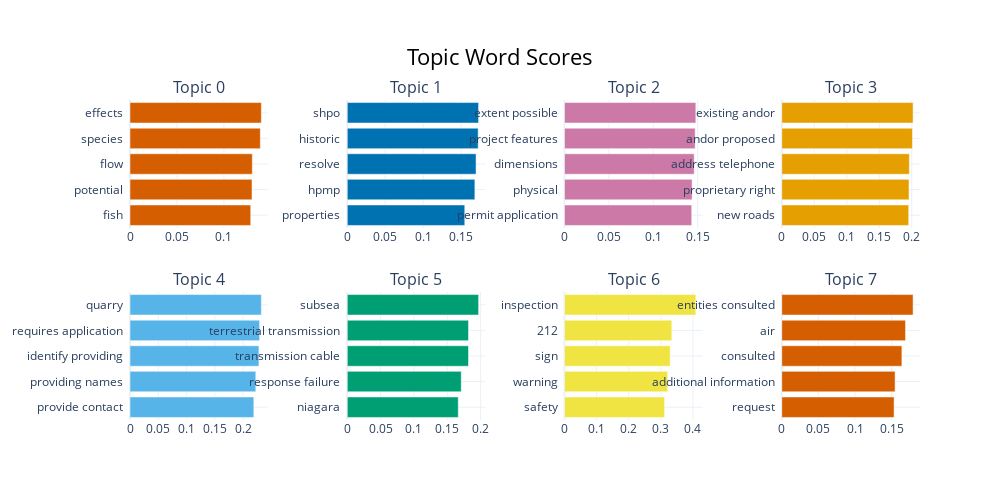

Notebook source saved alongside this figure:
### Code cell
topic_model.visualize_barchart()

### Figure 1 — Plotly figure (JSON) as saved in the notebook; plotly's stock layout.template omitted (floating-point values rounded to 4 significant figures)
{"data": [{"marker": {"color": "#D55E00"}, "orientation": "h", "type": "bar", "x": [0.1285, 0.1299, 0.1303, 0.1388, 0.1398], "xaxis": "x", "y": ["fish  ", "potential  ", "flow  ", "species  ", "effects  "], "yaxis": "y"}, {"marker": {"color": "#0072B2"}, "orientation": "h", "type": "bar", "x": [0.1547, 0.168, 0.1695, 0.1723, 0.1729], "xaxis": "x2", "y": ["properties  ", "hpmp  ", "resolve  ", "historic  ", "shpo  "], "yaxis": "y2"}, {"marker": {"color": "#CC79A7"}, "orientation": "h", "type": "bar", "x": [0.1433, 0.1438, 0.1461, 0.1472, 0.1479], "xaxis": "x3", "y": ["permit application  ", "physical  ", "dimensions  ", "project features  ", "extent possible  "], "yaxis": "y3"}, {"marker": {"color": "#E69F00"}, "orientation": "h", "type": "bar", "x": [0.1953, 0.1957, 0.1962, 0.2011, 0.202], "xaxis": "x4", "y": ["new roads  ", "proprietary right  ", "address telephone  ", "andor proposed  ", "existing andor  "], "yaxis": "y4"}, {"marker": {"color": "#56B4E9"}, "orientation": "h", "type": "bar", "x": [0.2187, 0.2222, 0.2277, 0.2289, 0.232], "xaxis": "x5", "y": ["provide contact  ", "providing names  ", "identify providing  ", "requires application  ", "quarry  "], "yaxis": "y5"}, {"marker": {"color": "#009E73"}, "orientation": "h", "type": "bar", "x": [0.1665, 0.171, 0.1819, 0.1819, 0.197], "xaxis": "x6", "y": ["niagara  ", "response failure  ", "transmission cable  ", "terrestrial transmission  ", "subsea  "], "yaxis": "y6"}, {"marker": {"color": "#F0E442"}, "orientation": "h", "type": "bar", "x": [0.3116, 0.3212, 0.3291, 0.3341, 0.4089], "xaxis": "x7", "y": ["safety  ", "warning  ", "sign  ", "212  ", "inspection  "], "yaxis": "y7"}, {"marker": {"color": "#D55E00"}, "orientation": "h", "type": "bar", "x": [0.1533, 0.1547, 0.164, 0.1689, 0.1792], "xaxis": "x8", "y": ["request  ", "additional information  ", "consulted  ", "air  ", "entities consulted  "], "yaxis": "y8"}], "layout": {"annotations": [{"font": {"size": 16}, "showarrow": false, "text": "Topic 0", "x": 0.0875, "xanchor": "center", "xref": "paper", "y": 1, "yanchor": "bottom", "yref": "paper"}, {"font": {"size": 16}, "showarrow": false, "text": "Topic 1", "x": 0.3625, "xanchor": "center", "xref": "paper", "y": 1, "yanchor": "bottom", "yref": "paper"}, {"font": {"size": 16}, "showarrow": false, "text": "Topic 2", "x": 0.6375, "xanchor": "center", "xref": "paper", "y": 1, "yanchor": "bottom", "yref": "paper"}, {"font": {"size": 16}, "showarrow": false, "text": "Topic 3", "x": 0.9125, "xanchor": "center", "xref": "paper", "y": 1, "yanchor": "bottom", "yref": "paper"}, {"font": {"size": 16}, "showarrow": false, "text": "Topic 4", "x": 0.0875, "xanchor": "center", "xref": "paper", "y": 0.4, "yanchor": "bottom", "yref": "paper"}, {"font": {"size": 16}, "showarrow": false, "text": "Topic 5", "x": 0.3625, "xanchor": "center", "xref": "paper", "y": 0.4, "yanchor": "bottom", "yref": "paper"}, {"font": {"size": 16}, "showarrow": false, "text": "Topic 6", "x": 0.6375, "xanchor": "center", "xref": "paper", "y": 0.4, "yanchor": "bottom", "yref": "paper"}, {"font": {"size": 16}, "showarrow": false, "text": "Topic 7", "x": 0.9125, "xanchor": "center", "xref": "paper", "y": 0.4, "yanchor": "bottom", "yref": "paper"}], "height": 500, "hoverlabel": {"bgcolor": "white", "font": {"family": "Rockwell", "size": 16}}, "showlegend": false, "title": {"font": {"color": "Black", "size": 22}, "text": "Topic Word Scores", "x": 0.5, "xanchor": "center", "yanchor": "top"}, "width": 1000, "xaxis": {"anchor": "y", "domain": [0, 0.175], "showgrid": true}, "xaxis2": {"anchor": "y2", "domain": [0.275, 0.45], "showgrid": true}, "xaxis3": {"anchor": "y3", "domain": [0.55, 0.725], "showgrid": true}, "xaxis4": {"anchor": "y4", "domain": [0.825, 1], "showgrid": true}, "xaxis5": {"anchor": "y5", "domain": [0, 0.175], "showgrid": true}, "xaxis6": {"anchor": "y6", "domain": [0.275, 0.45], "showgrid": true}, "xaxis7": {"anchor": "y7", "domain": [0.55, 0.725], "showgrid": true}, "xaxis8": {"anchor": "y8", "domain": [0.825, 1], "showgrid": true}, "yaxis": {"anchor": "x", "domain": [0.6, 1], "showgrid": true}, "yaxis2": {"anchor": "x2", "domain": [0.6, 1], "showgrid": true}, "yaxis3": {"anchor": "x3", "domain": [0.6, 1], "showgrid": true}, "yaxis4": {"anchor": "x4", "domain": [0.6, 1], "showgrid": true}, "yaxis5": {"anchor": "x5", "domain": [0, 0.4], "showgrid": true}, "yaxis6": {"anchor": "x6", "domain": [0, 0.4], "showgrid": true}, "yaxis7": {"anchor": "x7", "domain": [0, 0.4], "showgrid": true}, "yaxis8": {"anchor": "x8", "domain": [0, 0.4], "showgrid": true}}}
